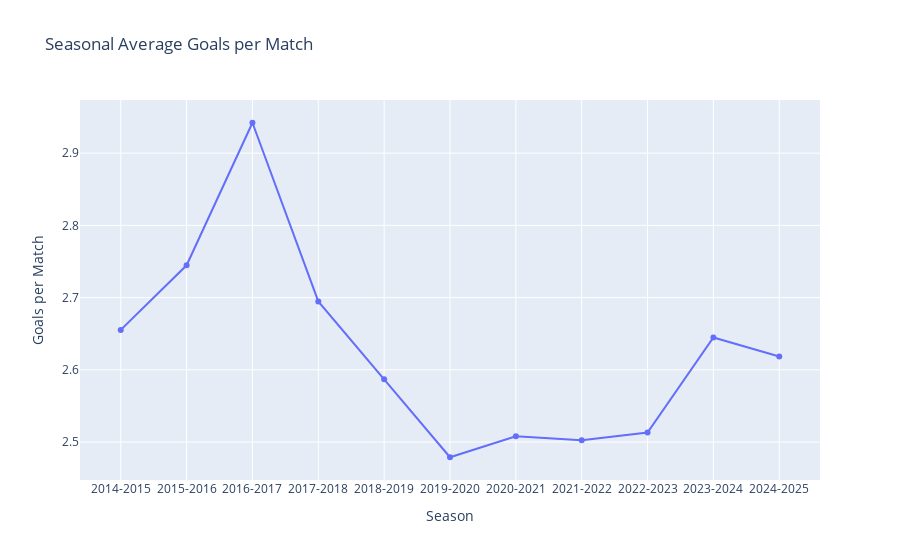
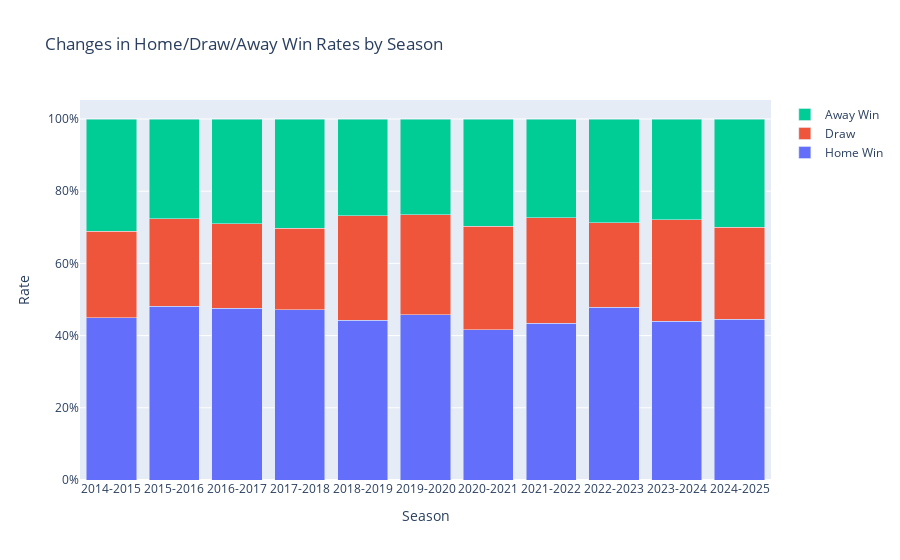

Source (notebook cell) for these figures, in order:
### Markdown cell above
#  3단계: La Liga 전체 트렌드 분석 (League-wide Trend Analysis)

### Code cell
# 3-1. 시즌별 경기당 평균 득점 추이 (Seasonal Goals per Match Trend)
season_goals = df.groupby("season").apply(
    lambda x: (x["home_goals"] + x["away_goals"]).sum() / len(x)
).reset_index(name="goals_per_match")

fig_season_goals = px.line(
    season_goals,
    x="season",
    y="goals_per_match",
    markers=True,
    title="Seasonal Average Goals per Match",
    labels={"season": "Season", "goals_per_match": "Goals per Match"}
)
fig_season_goals.show()

# 3-2. 시즌별 홈/원정 승률 변화 (Seasonal Home/Away Win Rate Changes)
df["result"] = np.where(
    df["home_goals"] > df["away_goals"], "Home Win",
    np.where(df["home_goals"] < df["away_goals"], "Away Win", "Draw")
)
res_counts = df.groupby(["season", "result"]).size().unstack(fill_value=0)
res_rates = res_counts.div(res_counts.sum(axis=1), axis=0)

fig_win_rate = go.Figure()
fig_win_rate.add_bar(name='Home Win', x=res_rates.index, y=res_rates['Home Win'])
fig_win_rate.add_bar(name='Draw', x=res_rates.index, y=res_rates['Draw'])
fig_win_rate.add_bar(name='Away Win', x=res_rates.index, y=res_rates['Away Win'])

fig_win_rate.update_layout(
    barmode='stack',
    title="Changes in Home/Draw/Away Win Rates by Season",
    xaxis_title="Season",
    yaxis_title="Rate",
    yaxis_tickformat='.0%'
)
fig_win_rate.show()

### Figure 1 — Plotly figure (JSON) as saved in the notebook; plotly's stock layout.template omitted (floating-point values rounded to 4 significant figures)
{"data": [{"hovertemplate": "Season=%{x}<br>Goals per Match=%{y}<extra></extra>", "legendgroup": "", "line": {"color": "#636efa", "dash": "solid"}, "marker": {"symbol": "circle"}, "mode": "lines+markers", "name": "", "orientation": "v", "showlegend": false, "type": "scatter", "x": ["2014-2015", "2015-2016", "2016-2017", "2017-2018", "2018-2019", "2019-2020", "2020-2021", "2021-2022", "2022-2023", "2023-2024", "2024-2025"], "xaxis": "x", "y": [2.655, 2.745, 2.942, 2.695, 2.587, 2.479, 2.508, 2.503, 2.513, 2.645, 2.618], "yaxis": "y"}], "layout": {"legend": {"tracegroupgap": 0}, "title": {"text": "Seasonal Average Goals per Match"}, "xaxis": {"anchor": "y", "domain": [0, 1], "title": {"text": "Season"}}, "yaxis": {"anchor": "x", "domain": [0, 1], "title": {"text": "Goals per Match"}}}}

### Figure 2 — Plotly figure (JSON) as saved in the notebook; plotly's stock layout.template omitted (floating-point values rounded to 4 significant figures)
{"data": [{"name": "Home Win", "type": "bar", "x": ["2014-2015", "2015-2016", "2016-2017", "2017-2018", "2018-2019", "2019-2020", "2020-2021", "2021-2022", "2022-2023", "2023-2024", "2024-2025"], "y": [0.45, 0.4816, 0.4763, 0.4711, 0.4421, 0.4579, 0.4158, 0.4342, 0.4789, 0.4395, 0.4447]}, {"name": "Draw", "type": "bar", "x": ["2014-2015", "2015-2016", "2016-2017", "2017-2018", "2018-2019", "2019-2020", "2020-2021", "2021-2022", "2022-2023", "2023-2024", "2024-2025"], "y": [0.2395, 0.2421, 0.2342, 0.2263, 0.2895, 0.2763, 0.2868, 0.2921, 0.2342, 0.2816, 0.2553]}, {"name": "Away Win", "type": "bar", "x": ["2014-2015", "2015-2016", "2016-2017", "2017-2018", "2018-2019", "2019-2020", "2020-2021", "2021-2022", "2022-2023", "2023-2024", "2024-2025"], "y": [0.3105, 0.2763, 0.2895, 0.3026, 0.2684, 0.2658, 0.2974, 0.2737, 0.2868, 0.2789, 0.3]}], "layout": {"barmode": "stack", "title": {"text": "Changes in Home/Draw/Away Win Rates by Season"}, "xaxis": {"title": {"text": "Season"}}, "yaxis": {"tickformat": ".0%", "title": {"text": "Rate"}}}}
